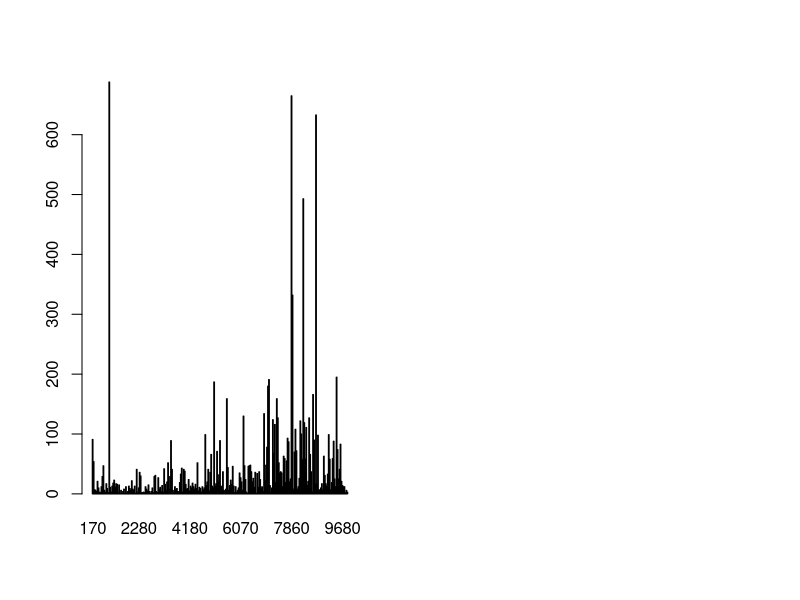

Reproduce this figure in R. (Note: this script raises an error after producing the figure.)
## ---- chunk 1
df <- read.csv('dataset.csv')
df$VETSTAT <- as.factor(df$VETSTAT)
df$IND <- as.factor(df$IND)
head(df)
## ---- chunk 2
# aggregating the industry variable
par(mfrow=c(1,2))
plot(df$IND)
plot(df$IND_revised)
## ---- chunk 3
# aggregate the education variable
df$EDUC_revised <- as.factor(sapply(df$EDUC, function(x) {
  if (x == 0) return('no school or N/A')
  else if (x < 7) return('1-12 years of pre-college')
  else if (x < 11) return('1-4 years of college')
  else return ('5+ years of college')
}))
par(mfrow=c(1,2))
plot(as.factor(df$EDUC))
plot(df$EDUC_revised)
## ---- chunk 4
# save data
nrow(df)
write.csv(df, file='dataset.csv', col.names=T)
## ---- chunk 5
# delete the rows that have 0 work hours per week
df <- df[-which(df$UHRSWORK==0), ] 
hist(df$UHRSWORK)
